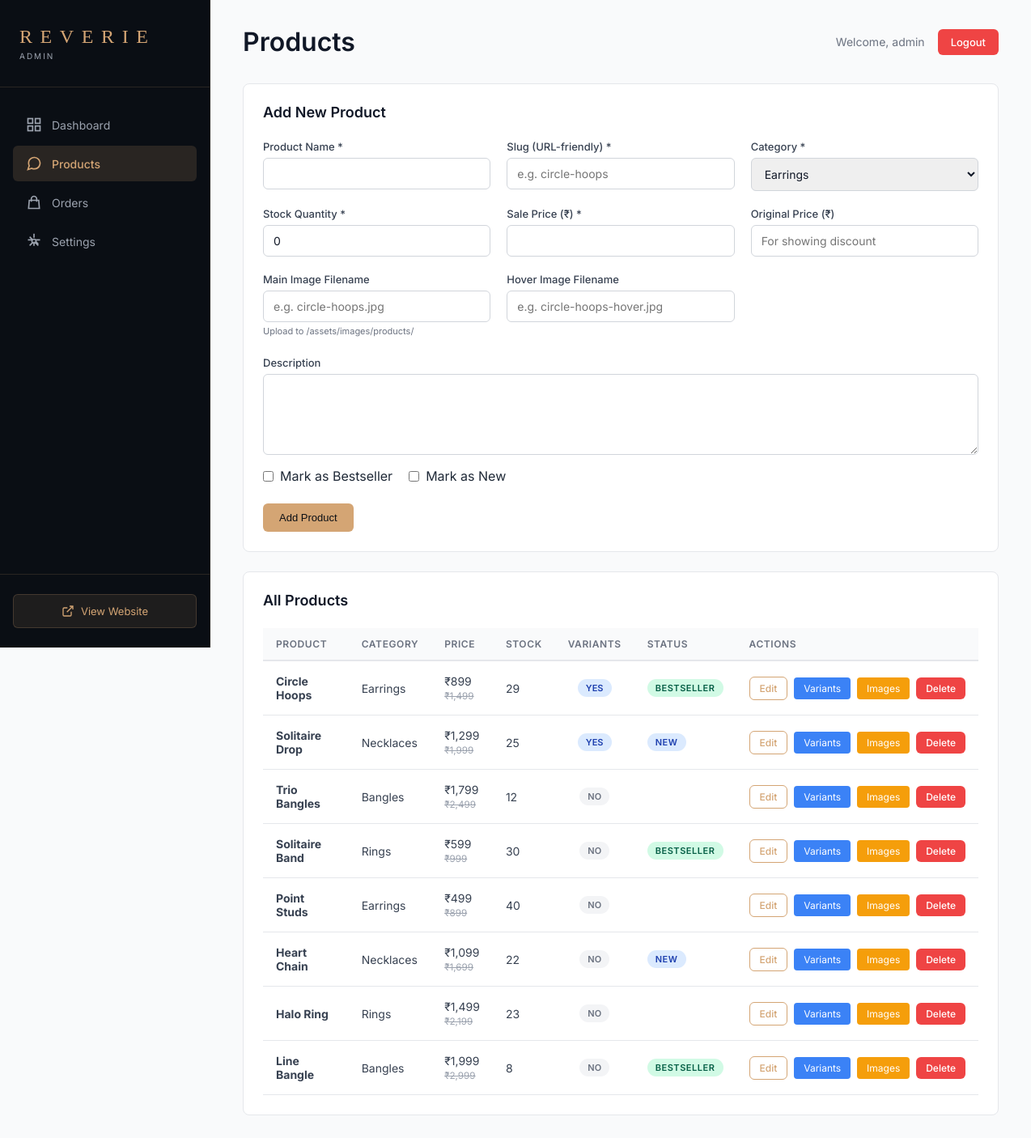
Screenshot of /admin/products.php (signed in) with the database file from the repository.
### tables this page shows
CREATE TABLE `products` (
  `id` int(11) NOT NULL,
  `name` varchar(255) NOT NULL,
  `slug` varchar(255) NOT NULL,
  `category` enum('earrings','necklaces','rings','bangles') NOT NULL,
  `description` text DEFAULT NULL,
  `price` decimal(10,2) NOT NULL,
  `has_variants` tinyint(1) DEFAULT 0,
  `base_sku` varchar(100) DEFAULT NULL,
  `original_price` decimal(10,2) DEFAULT NULL,
  `discount_percent` int(11) DEFAULT NULL,
  `stock` int(11) DEFAULT 0,
  `image_main` varchar(255) DEFAULT NULL,
  `image_hover` varchar(255) DEFAULT NULL,
  `is_bestseller` tinyint(1) DEFAULT 0,
  `is_new` tinyint(1) DEFAULT 0,
  `created_at` timestamp NOT NULL DEFAULT current_timestamp(),
  `updated_at` timestamp NOT NULL DEFAULT current_timestamp() ON UPDATE current_timestamp()
);

### admin/auth.php (called while the page is built, shortened)
<?php
require_once __DIR__ . '/../includes/db.php';
$admin_username = $_SESSION['admin_username'];
?>

### includes/db.php (called while the page is built, shortened)
<?php
function format_price($amount) {
    return '₹' . number_format($amount, 0);
}
?>

### admin/products.php (the view, shortened to what this page needs)
<?php
require_once 'auth.php';
$edit_product = null;
$products_query = "SELECT * FROM products ORDER BY created_at DESC";
$products = mysqli_query($conn, $products_query);
?>
<!DOCTYPE html>
<html lang="en">
<head>
<link rel="stylesheet" href="admin-style.css">
</head>
<body>
<?php include 'sidebar.php'; ?>
<div class="main-content">
    <div class="top-bar">
        <h1>Products</h1>
        <div class="admin-info">
            <span>Welcome, <?php echo htmlspecialchars($admin_username); ?></span>
            <a href="?logout=1" class="btn-logout">Logout</a>
        </div>
    </div>
    <div class="content-section">
        <div class="section-header">
            <h2><?php echo $edit_product ? 'Edit Product' : 'Add New Product'; ?></h2>
        </div>
        <form method="POST">
            <div class="form-grid">
                <div class="form-group">
                    <label>Product Name *</label>
                    <input type="text" name="name" value="<?php echo $edit_product ? htmlspecialchars($edit_product['name']) : ''; ?>" required>
                </div>
                <div class="form-group">
                    <label>Slug (URL-friendly) *</label>
                    <input type="text" name="slug" value="<?php echo $edit_product ? htmlspecialchars($edit_product['slug']) : ''; ?>" required placeholder="e.g. circle-hoops">
                </div>
                <div class="form-group">
                    <label>Category *</label>
                    <select name="category" required>
                        <option value="earrings" <?php echo ($edit_product && $edit_product['category'] === 'earrings') ? 'selected' : ''; ?>>Earrings</option>
                    </select>
                </div>
                <div class="form-group">
                    <label>Stock Quantity *</label>
                    <input type="number" name="stock" value="<?php echo $edit_product ? $edit_product['stock'] : '0'; ?>" required min="0">
                </div>
                <div class="form-group">
                    <label>Sale Price (₹) *</label>
                    <input type="number" step="0.01" name="price" value="<?php echo $edit_product ? $edit_product['price'] : ''; ?>" required>
                </div>
                <div class="form-group">
                    <label>Original Price (₹)</label>
                    <input type="number" step="0.01" name="original_price" value="<?php echo $edit_product ? $edit_product['original_price'] : ''; ?>" placeholder="For showing discount">
                </div>
                <div class="form-group">
                    <label>Main Image Filename</label>
                    <input type="text" name="image_main" value="<?php echo $edit_product ? htmlspecialchars($edit_product['image_main']) : ''; ?>" placeholder="e.g. circle-hoops.jpg">
                    <small style="color: #6B7280; font-size: 11px; margin-top: 4px;">Upload to /assets/images/products/</small>
                </div>
                <div class="form-group">
                    <label>Hover Image Filename</label>
                    <input type="text" name="image_hover" value="<?php echo $edit_product ? htmlspecialchars($edit_product['image_hover']) : ''; ?>" placeholder="e.g. circle-hoops-hover.jpg">
                </div>
            </div>
            <div class="form-group">
                <label>Description</label>
                <textarea name="description"><?php echo $edit_product ? htmlspecialchars($edit_product['description']) : ''; ?></textarea>
            </div>
            <div style="display: flex; gap: 20px; margin-top: 16px;">
                <label style="display: flex; align-items: center; gap: 8px; cursor: pointer;">
                    <input type="checkbox" name="is_bestseller" <?php echo ($edit_product && $edit_product['is_bestseller']) ? 'checked' : ''; ?>>
                    <span>Mark as Bestseller</span>
                </label>
                <label style="display: flex; align-items: center; gap: 8px; cursor: pointer;">
                    <input type="checkbox" name="is_new" <?php echo ($edit_product && $edit_product['is_new']) ? 'checked' : ''; ?>>
                    <span>Mark as New</span>
                </label>
            </div>
            <div class="form-actions">
                <button type="submit" class="btn-primary">
                    <?php echo $edit_product ? 'Update Product' : 'Add Product'; ?>
                </button>
            </div>
        </form>
    </div>
    <div class="content-section">
        <div class="section-header">
            <h2>All Products</h2>
        </div>
        <div class="table-container">
            <table class="data-table">
                <thead>
                    <tr>
                        <th>Product</th>
                        <th>Category</th>
                        <th>Price</th>
                        <th>Stock</th>
                        <th>Variants</th>
                        <th>Status</th>
                        <th>Actions</th>
                    </tr>
                </thead>
                <tbody>
                    <?php while ($product = mysqli_fetch_assoc($products)): ?>
                    <tr>
                        <td>
                            <strong><?php echo htmlspecialchars($product['name']); ?></strong>
                        </td>
                        <td><?php echo ucfirst($product['category']); ?></td>
                        <td>
                            <?php echo format_price($product['price']); ?>
                            <?php if ($product['original_price']): ?>
                            <br><small style="color: #9CA3AF; text-decoration: line-through;"><?php echo format_price($product['original_price']); ?></small>
                            <?php endif; ?>
                        </td>
                        <td><?php echo $product['stock']; ?></td>
                        <td style="text-align: center;">
                            <?php if ($product['has_variants']): ?>
                            <span style="display: inline-block; padding: 4px 10px; background: #DBEAFE; color: #1E40AF; border-radius: 12px; font-size: 11px; font-weight: 600;">YES</span>
                            <?php else: ?>
                            <span style="display: inline-block; padding: 4px 10px; background: #F3F4F6; color: #6B7280; border-radius: 12px; font-size: 11px; font-weight: 600;">NO</span>
                            <?php endif; ?>
                        </td>
                        <td>
                            <?php if ($product['is_bestseller']): ?>
                            <span class="badge badge-delivered">Bestseller</span>
                            <?php endif; ?>
                            <?php if ($product['is_new']): ?>
                            <span class="badge badge-confirmed">New</span>
                            <?php endif; ?>
                        </td>
                        <td style="white-space: nowrap;">
                            <a href="?edit=<?php echo $product['id']; ?>" class="btn-secondary" style="padding: 6px 12px; font-size: 12px; margin-right: 4px;">Edit</a>
                            <a href="manage-variants.php?product_id=<?php echo $product['id']; ?>" class="btn-info" style="padding: 6px 12px; font-size: 12px; margin-right: 4px; background: #3B82F6; color: white; text-decoration: none; display: inline-block; border-radius: 4px;">Variants</a>
                            <a href="manage-images.php?product_id=<?php echo $product['id']; ?>" class="btn-warning" style="padding: 6px 12px; font-size: 12px; margin-right: 4px; background: #F59E0B; color: white; text-decoration: none; display: inline-block; border-radius: 4px;">Images</a>
                            <a href="?delete=<?php echo $product['id']; ?>" class="btn-danger" style="padding: 6px 12px; font-size: 12px;" onclick="return confirm('Delete this product?')">Delete</a>
                        </td>
                    </tr>
                    <?php endwhile; ?>
                </tbody>
            </table>
        </div>
    </div>
</div>
</body>
</html>

### admin/admin-style.css (style rules this page uses)
* { margin: 0; padding: 0; box-sizing: border-box; }
body { font-family: 'Inter', sans-serif; background: #F9FAFB; color: #1F2937; display: grid; grid-template-columns: 260px 1fr; min-height: 100vh; }
.main-content { padding: 32px 40px; max-width: 1400px; }
.top-bar { display: flex; justify-content: space-between; align-items: center; margin-bottom: 32px; }
.top-bar h1 { font-size: 32px; font-weight: 600; color: #111827; }
.admin-info { display: flex; align-items: center; gap: 16px; }
.admin-info span { color: #6B7280; font-size: 14px; }
.btn-logout { padding: 8px 16px; background: #EF4444; color: white; text-decoration: none; border-radius: 6px; font-size: 13px; font-weight: 500; transition: all 0.2s; }
.content-section { background: white; border: 1px solid #E5E7EB; border-radius: 8px; padding: 24px; margin-bottom: 24px; }
.section-header { display: flex; justify-content: space-between; align-items: center; margin-bottom: 24px; }
.section-header h2 { font-size: 18px; font-weight: 600; color: #111827; }
.btn-primary { padding: 10px 20px; background: #D4A574; color: #0A0E14; text-decoration: none; border-radius: 6px; font-size: 13px; font-weight: 500; transition: all 0.2s; display: inline-flex; align-items: center; gap: 8px; border: none; cursor: pointer; }
.btn-secondary { padding: 8px 16px; background: transparent; color: #D4A574; text-decoration: none; border-radius: 6px; font-size: 13px; font-weight: 500; border: 1px solid #D4A574; transition: all 0.2s; }
.btn-danger { padding: 8px 16px; background: #EF4444; color: white; text-decoration: none; border-radius: 6px; font-size: 13px; font-weight: 500; border: none; cursor: pointer; transition: all 0.2s; }
.table-container { overflow-x: auto; }
.data-table { width: 100%; border-collapse: collapse; }
.data-table thead { background: #F9FAFB; border-bottom: 2px solid #E5E7EB; }
.data-table th { padding: 12px 16px; text-align: left; font-size: 12px; font-weight: 600; color: #6B7280; text-transform: uppercase; letter-spacing: 0.05em; }
.data-table td { padding: 16px; border-bottom: 1px solid #E5E7EB; font-size: 14px; color: #374151; }
.badge { display: inline-block; padding: 4px 10px; border-radius: 12px; font-size: 11px; font-weight: 600; letter-spacing: 0.05em; text-transform: uppercase; }
.badge-confirmed { background: #DBEAFE; color: #1E40AF; }
.badge-delivered { background: #D1FAE5; color: #065F46; }
.form-grid { display: grid; grid-template-columns: repeat(auto-fit, minmax(280px, 1fr)); gap: 20px; margin-bottom: 24px; }
.form-group { display: flex; flex-direction: column; }
.form-group label { font-size: 13px; font-weight: 500; color: #374151; margin-bottom: 6px; }
.form-group input, .form-group textarea, .form-group select { padding: 10px 12px; border: 1px solid #D1D5DB; border-radius: 6px; font-size: 14px; font-family: 'Inter', sans-serif; color: #111827; transition: border-color 0.2s; }
.form-group textarea { resize: vertical; min-height: 100px; }
.form-actions { display: flex; gap: 12px; margin-top: 24px; }

### rows the page displays
products: name "Circle Hoops", category "Earrings", price "₹899", original_price "₹1,499", stock "29", has_variants "YES", is_bestseller "BESTSELLER"
products: name "Solitaire Drop", category "Necklaces", price "₹1,299", original_price "₹1,999", stock "25", has_variants "YES", is_new "NEW"
products: name "Trio Bangles", category "Bangles", price "₹1,799", original_price "₹2,499", stock "12", has_variants "NO"
products: name "Solitaire Band", category "Rings", price "₹599", original_price "₹999", stock "30", has_variants "NO", is_bestseller "BESTSELLER"
products: name "Point Studs", category "Earrings", price "₹499", original_price "₹899", stock "40", has_variants "NO"
products: name "Heart Chain", category "Necklaces", price "₹1,099", original_price "₹1,699", stock "22", has_variants "NO", is_new "NEW"
products: name "Halo Ring", category "Rings", price "₹1,499", original_price "₹2,199", stock "23", has_variants "NO"
products: name "Line Bangle", category "Bangles", price "₹1,999", original_price "₹2,999", stock "8", has_variants "NO", is_bestseller "BESTSELLER"

### other values shown
$admin_username "admin"
